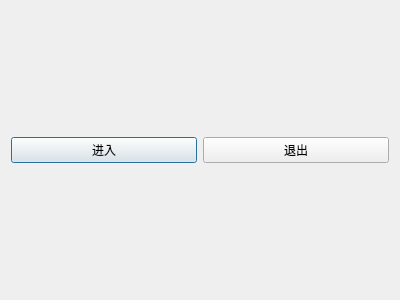
<?xml version="1.0" encoding="UTF-8"?>
<ui version="4.0">
 <class>Dialog</class>
 <widget class="QDialog" name="Dialog">
  <property name="geometry">
   <rect>
    <x>0</x>
    <y>0</y>
    <width>400</width>
    <height>300</height>
   </rect>
  </property>
  <property name="windowTitle">
   <string>Dialog</string>
  </property>
  <layout class="QHBoxLayout" name="horizontalLayout">
   <item>
    <widget class="QPushButton" name="pushButton">
     <property name="text">
      <string>进入</string>
     </property>
    </widget>
   </item>
   <item>
    <widget class="QPushButton" name="pushButton_2">
     <property name="text">
      <string>退出</string>
     </property>
    </widget>
   </item>
  </layout>
 </widget>
 <resources/>
 <connections>
  <connection>
   <sender>pushButton_2</sender>
   <signal>clicked()</signal>
   <receiver>Dialog</receiver>
   <slot>close()</slot>
   <hints>
    <hint type="sourcelabel">
     <x>293</x>
     <y>153</y>
    </hint>
    <hint type="destinationlabel">
     <x>279</x>
     <y>207</y>
    </hint>
   </hints>
  </connection>
 </connections>
</ui>
